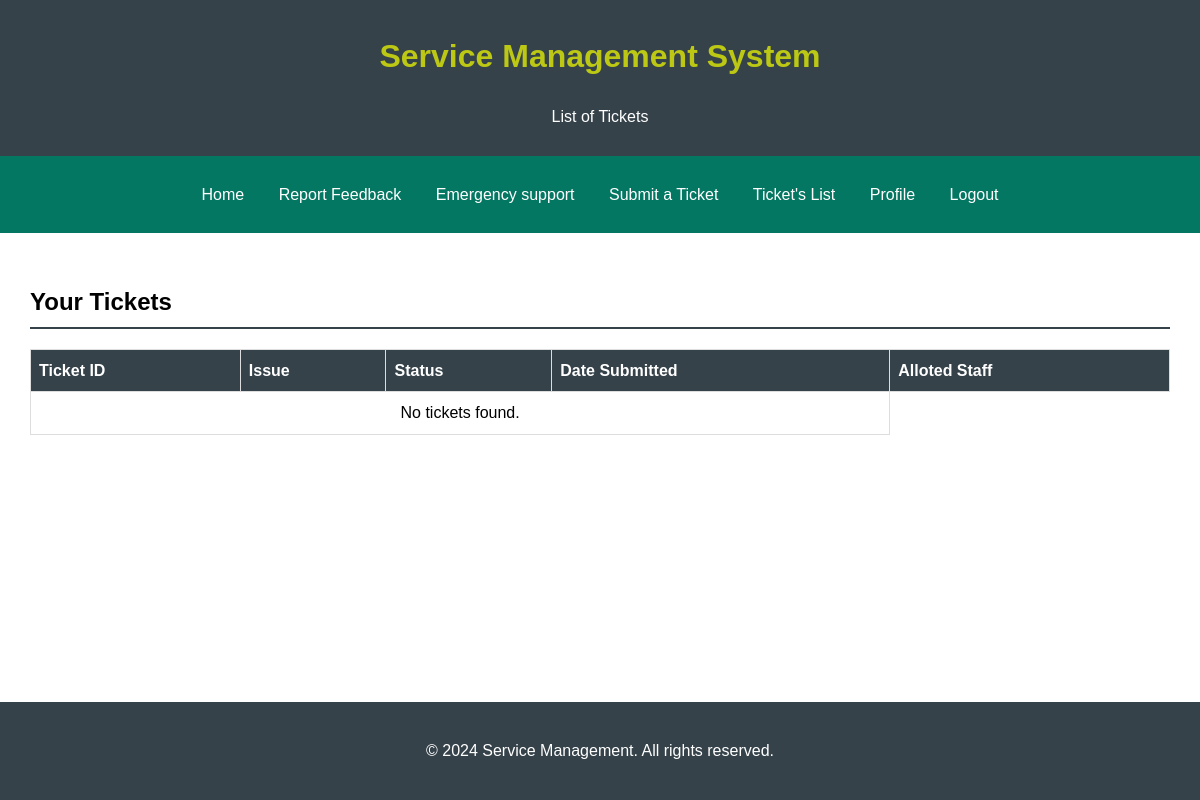
Page /ticketspage (signed in) on the earlier database version.
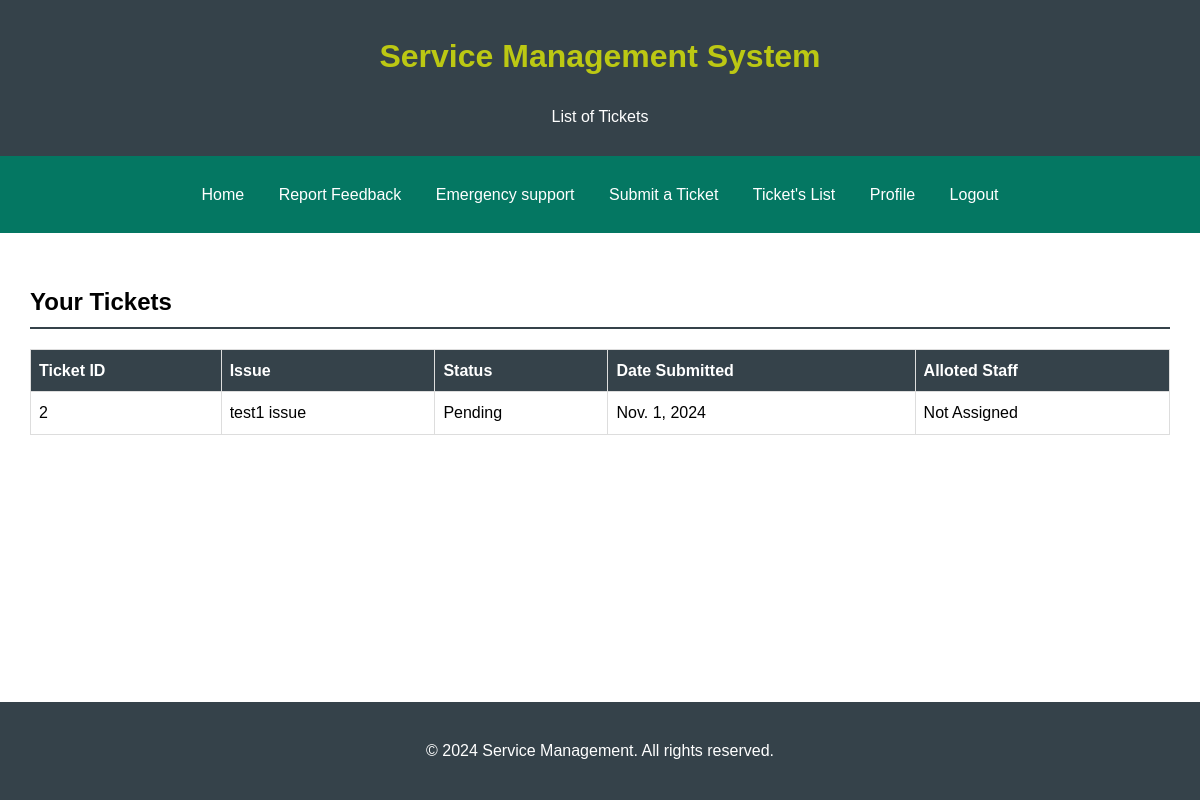
Same page on the later database version.
### app/models.py (models this page shows, shortened)
class Tickets(models.Model):
    PENDING = "Pending"
    IN_PROGRESS = "In_progress"
    COMPLETED = "Completed"
    STATUS_CHOICES = [
        (PENDING, _("Pending")),
        (IN_PROGRESS, _("In_progress")),
        (COMPLETED, _("Completed"))
    ]
    user = models.ForeignKey(
        Users, on_delete=models.CASCADE, related_name='ticket_user')
    staff = models.ForeignKey(
        Staffs, on_delete=models.SET_NULL, related_name='ticket_staff', null=True)
    status = models.CharField(choices=STATUS_CHOICES,
                              default=PENDING, max_length=20)
    name = models.CharField(max_length=30)
    email = models.EmailField()
    phone_number = models.CharField(max_length=30)
    issue = models.TextField()
    created_at = models.DateTimeField(auto_now_add=True, null=True, blank=True)

### app/views.py (the view)
# urls.py: path('ticketspage', views.ticketspage, name='ticketspage'),
def ticketspage(request):
    user = Users.objects.get(id=request.session.get('id'))
    tickets = Tickets.objects.filter(user=user)
    return render(request, 'ticketspage.html', {'tickets': tickets})

### app/templates/ticketspage.html (shortened to what this page needs)
<!DOCTYPE html>
<html lang="en">
<head>
</head>
<body>
    <header>
        <h1>Service Management System</h1>
        <p>List of Tickets</p>
    </header>
    <nav>
        <ul>
            <li class="nav-item"><a class="nav-link" href="{% url 'homepage' %}">Home</a></li>
            <li class="nav-item"><a class="nav-link" href="{% url 'feedbackpage' %}">Report Feedback</a></li>
            <li class="nav-item"><a class="nav-link" href="{% url 'emergencysupport' %}">Emergency support</a></li>
            <li class="nav-item"><a class="nav-link" href="{% url 'ticket' %}">Submit a Ticket</a></li>
            <li class="nav-item"><a class="nav-link" href="{% url 'ticketspage' %}">Ticket's List</a></li>
            <li class="nav-item"><a class="nav-link active" href="{% url 'profilepage' %}">Profile</a></li>
            <li class="nav-item"><a class="nav-link active" href="{% url 'logout' %}">Logout</a></li>
        </ul>
    </nav>
    <section>
        <h2>Your Tickets</h2>
        <table>
            <thead>
                <tr>
                    <th>Ticket ID</th>
                    <th>Issue</th>
                    <th>Status</th>
                    <th>Date Submitted</th>
                    <th>Alloted Staff</th>
                </tr>
            </thead>
            <tbody>
                {% for ticket in tickets %}
                <tr>
                    <td>{{ ticket.id }}</td>
                    <td>{{ ticket.issue }}</td>
                    <td>{{ ticket.status }}</td>
                    <td>{{ ticket.created_at.date }}</td>
                    {% if ticket.staff %}
                    <td>{{ ticket.staff.name }} ({{ ticket.staff.experience }} years experience)</td>
                    {% else %}
                    <td>Not Assigned</td>
                    {% endif %}
                </tr>
                {% empty %}
                <tr>
                    <td colspan="4" style="text-align: center;">No tickets found.</td>
                </tr>
                {% endfor %}
            </tbody>
        </table>
    </section>
    <footer>
        <p>&copy; 2024 Service Management. All rights reserved.</p>
    </footer>
</body>
</html>

Differences in the rows shown:
added Tickets: id "2", issue "test1 issue", status "Pending", created_at "Nov. 1, 2024", shows "Not Assigned"
Other differences:
text no longer shown: "No tickets found."
